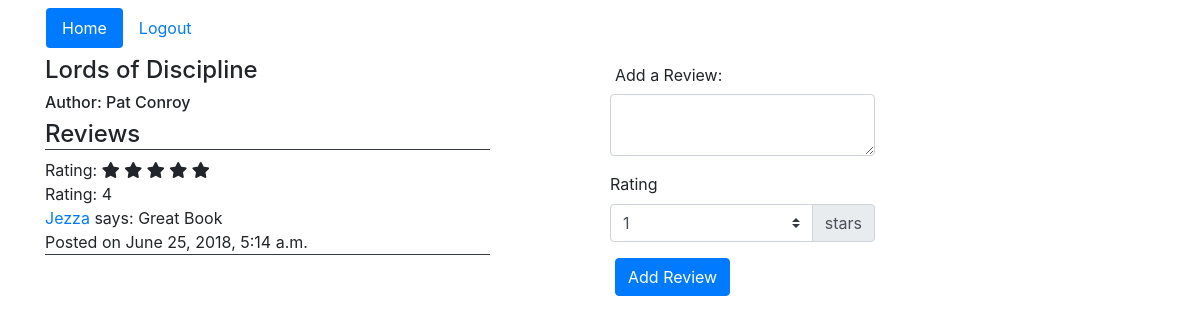
Page /books/1/ on the committed database.
### apps/review_book_app/models.py (models this page shows)
class Book(models.Model):
    author = models.CharField(max_length=255)
    title = models.CharField(max_length=255)
    book_reviews = models.ManyToManyField(User, related_name='user_book_reviews')
    created_at = models.DateTimeField(auto_now_add=True)
    update_at = models.DateTimeField(auto_now=True)

class Review(models.Model):
    reviewer = models.ForeignKey(User, related_name='user_review')
    book = models.ForeignKey(Book, related_name='review_of_book')
    content = models.TextField()
    rating = models.IntegerField()
    created_at = models.DateTimeField(auto_now_add=True)
    update_at = models.DateTimeField(auto_now=True)

class User(models.Model):
    name = models.CharField(max_length=255)
    alias = models.CharField(max_length=255)
    email = models.CharField(max_length=255)
    password = models.CharField(max_length=255)
    created_at = models.DateTimeField(auto_now_add=True)
    update_at = models.DateTimeField(auto_now=True)
    objects = UserManager()

### apps/review_book_app/views.py (the view)
# urls.py: url(r'^books/(?P<id>\d+)/$', views.book),
def book(request, id):
    all_books = Book.objects.all()
    all_reviews = Review.objects.all()
    set_reviews = Review.objects.filter(book_id=id)
    print(set_reviews)
    all_users = User.objects.all()
    book = Book.objects.get(id=id)
    context = {
        'books': all_books,
        'all_reviews': all_reviews,
        'set_reviews': set_reviews,
        'users': all_users,
        'book': book,
        'id': id,
    }
    return render(request,'review_book_app/book.html', context)

### apps/review_book_app/templates/review_book_app/book.html (shortened to what this page needs)
<!doctype html>
<html lang="en">
<head>
    <link rel="stylesheet" href="../../static/review_book_app/css/bootstrap.css">
    <link rel="stylesheet" href="../../static/review_book_app/css/fontawesome-all.css">
</head>
<body>
    <div class="container">
        <div class="row">
            <nav class="nav nav-pills navbar">
                <a class="nav-link active" href="/">Home</a>
                <a class="nav-link" href="/logout">Logout</a>
            </nav>
        </div>
        <div class="row">
            <div class="col-5">
                <h4>{{ book.title }}</h4>
                <h6>Author: {{ book.author }}</h6>
                <h4 class="border-bottom border-dark">Reviews</h4>
                {% for review in set_reviews %}
                    {% if review.rating == 5 %}
                        <p class="mb-0">Rating: <i class="fas fa-star"></i> <i class="fas fa-star"></i> <i
                                class="fas fa-star"></i> <i class="fas fa-star"></i> <i class="fas fa-star"></i></p>
                    {% elif review.rating == 4 %}
                        <p class="mb-0">Rating: <i class="fas fa-star"></i> <i class="fas fa-star"></i> <i
                                class="fas fa-star"></i> <i class="fas fa-star"></i> <i class="fas fa-star"></i></p>
                    {% elif review.rating == 3 %}
                        <p class="mb-0">Rating: <i class="fas fa-star"></i> <i class="fas fa-star"></i> <i
                                class="fas fa-star"></i> <i class="fas fa-star"></i></p>
                    {% elif review.rating == 2 %}
                        <p class="mb-0">Rating: <i class="fas fa-star"></i> <i class="fas fa-star"></i> <i
                                class="fas fa-star"></i> <i class="fas fa-star"></i></p>
                    {% elif review.rating == 1 %}
                        <p class="mb-0">Rating: <i class="fas fa-star"></i> <i class="fas fa-star"></i> <i
                                class="fas fa-star"></i></p>
                    {% endif %}
                    <p class="mb-0">Rating: {{ review.rating }}</p>
                    <p class="mb-0"><a href="/users/{{ review.reviewer.id }}">{{ review.reviewer.alias }}</a>
                        says: {{ review.content }}</p>
                    <p class="mb-0 border-bottom border-dark">Posted on {{ review.created_at }}</p>
                {% endfor %}
            </div>
            <div class="col-1"></div>
            <div class="col-3">
                <form action="/add_review/{{ book.id }}/" method="post">
                    <div class="form-group form-row">
                        <label for="review_text" class="col-form-label">Add a Review:</label>
                        <textarea id="review_text" class="form-control"></textarea>
                    </div>
                    <div class="form-group form-row">
                        <label for="rating_group">Rating</label>
                        <div id="rating_group" class="input-group">
                            <select id="rank" name="rank" class="custom-select">
                                <option value="1">1</option>
                            </select>
                            <div class="input-group-append">
                                <label class="input-group-text" for="rank">stars</label>
                            </div>
                        </div>
                    </div>
                    <div class="form-group">
                        <input type="submit" name="submit" class="btn btn-primary" value="Add Review">
                    </div>
                </form>
            </div>
        </div>
    </div>
</body>
</html>

### rows in the picture
Book: title "Lords of Discipline", author "Pat Conroy"
Review: shows "Rating:", rating "4", reviewer.alias "Jezza", content "Great Book", created_at "June 25, 2018, 5:14 a.m."
